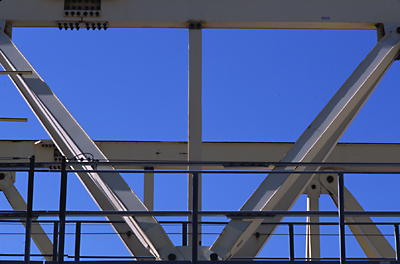
#> input picture exercise_2/gantrycrane.png, 400 x 264 px
$ jupyter execute exercise_2a.ipynb
#> lines starting #> are read from the running program, lines starting #| are printed output that depends on the picture; after the words box and inside, x2 and y2 are one past the last pixel; in counts of white or black regions, pixels touching at a corner belong together
<center>
<a href="https://www.vision.rwth-aachen.de/"></a>
</center>

# Computer Vision Exercises

**Assistants:**
<br>
George Lydakis &lt;lydakis@vision.rwth-aachen.de&gt;
<br>
Lucas Nunes &lt;nunes@vision.rwth-aachen.de&gt;

The assignments are **not mandatory and do not give bonus points for the exam**! The contents are relevant for the exam, though.

Make sure you fill in any place in *code cells* that says:
```python
# YOUR CODE HERE
raise NotImplementedError()
```

Make sure you fill in any place in *text cells* that says:
<br>

`YOUR ANSWER HERE`

### Submission:

⏰ Due date: 2026-05-18 23:59:00

**Important**:
Follow the instructions below when submitting your attempt.\
Submissions not following these instructions will not be graded.

1. Add the names and matriculation numbers of all team members below. Only **one team member should upload** the solutions.
2. **Use jupyter**. Other notebook-editing software (e.g. VSCode, pycharm) might corrupt the notebook files and could have issues with displaying matplotlib interactively.
3. **Do not remove, modify or duplicate** any given cells, except those in which you need to fill in your implementation. You can add new cells in order to present additional texts or plots.
4. **Restart the kernel and re-run the whole notebook** once before submission. After this step, the cell id should be incremental from top to bottom, and all plots should be displayed.
5. **Submit only the `.ipynb` files**, do not upload archives (zip, rar, tar, etc.), images or datasets.
6. **Do not change the filenames** of the `.ipynb` files.

Team members (names and matriculation numbers):
*
*
*
*

This exercise consists of three parts in three notebooks:
1. Edge Detection
2. Graph Cut Segmentation
3. Sliding Window Detection

# Edge Detection
In this part we will create a simple edge detector.

Note: We will use `gauss`, `gaussdx`, `gauss_derivs` and `image_gradients_polar` from the first exercise.

[cell 1]
# Some imports and convenience functions.

import numpy as np
from scipy import ndimage
import matplotlib.pyplot as plt
import cv2
import imageio


def gauss(x, sigma):
    return 1 / (np.sqrt(2 * np.pi) * sigma) * np.exp(-(x**2) / (2 * sigma**2))


def gaussdx(x, sigma):
    return -1.0 / np.sqrt(2.0 * np.pi) / sigma**3 * x * np.exp(-(x**2) / 2.0 / sigma**2)


def gauss_derivs(image, sigma):
    kernel_radius = int(3.0 * sigma)
    x = np.arange(-kernel_radius, kernel_radius + 1)[np.newaxis]

    G = gauss(x, sigma)
    D = gaussdx(x, sigma)

    image_dx = convolve_with_two(image, D, G.T)
    image_dy = convolve_with_two(image, G, D.T)
    return image_dx, image_dy


def image_gradients_polar(image, sigma):
    grad_dx, grad_dy = gauss_derivs(image, sigma)
    magnitude = np.sqrt(grad_dx**2.0 + grad_dy**2.0)
    direction = np.arctan2(grad_dy, grad_dx)
    return magnitude, direction


def convolve_with_two(image, kernel1, kernel2):
    """Apply two filters, one after the other."""
    image = ndimage.convolve(image, kernel1)
    image = ndimage.convolve(image, kernel2)
    return image


def plot_multiple(
    images, titles, colormap="gray", max_columns=np.inf, imsize=4, share_axes=True
):
    """Plot multiple images as subplots on a grid."""
    assert len(images) == len(titles)
    n_images = len(images)
    n_cols = min(max_columns, n_images)
    n_rows = int(np.ceil(n_images / n_cols))
    fig, axes = plt.subplots(
        n_rows,
        n_cols,
        figsize=(n_cols * imsize, n_rows * imsize),
        squeeze=False,
        sharex=share_axes,
        sharey=share_axes,
    )

    axes = axes.flat
    # Hide subplots without content
    for ax in axes[n_images:]:
        ax.axis("off")

    if not isinstance(colormap, (list, tuple)):
        colormaps = [colormap] * n_images
    else:
        colormaps = colormap

    for ax, image, title, cmap in zip(axes, images, titles, colormaps):
        ax.imshow(image, cmap=cmap)
        ax.set_title(title)

    fig.tight_layout()

Write a function ``get_edges`` that returns a binary image ``edge`` from an input image where the color of each pixel $p$ is selected as follows (for a given threshold ``theta``):
\begin{eqnarray}
    \hat p &=&
    \begin{cases}
        1, &\text{ if }\left|\operatorname{grad}(\mathtt{img})\right|(p) \geq \theta\\
        0, &\text{ else}
    \end{cases}
\end{eqnarray}
Experiment with the function ``get_edges`` on the example images.
Try to get good edge images for different values of ``sigma``.
What difficulties do you observe when selecting ``sigma`` and ``theta``?

[cell 2]
# POINTS: 1

def get_edges(image, sigma, theta):
    # YOUR CODE HERE
    magnitude, direction = image_gradients_polar(image,sigma)
    edge = (magnitude >= theta).astype(np.float32)
    return edge

[cell 3]
color_im = imageio.v2.imread("gantrycrane.png")
#> color_im is the input picture: shape (264, 400, 3); mean R, G, B 73.3, 93.1, 147.3
gray_im = cv2.cvtColor(color_im, cv2.COLOR_RGB2GRAY).astype(np.float32)
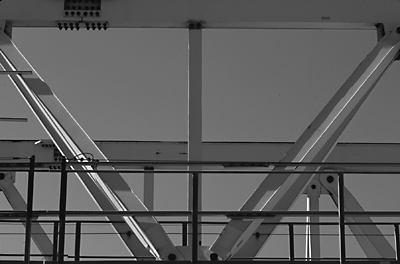
#> gray_im: shape (264, 400) float32; min 0, max 255, mean 93.4
plot_multiple([gray_im], ["Image"])
#> in plot_multiple, `n_images = len(images)`: n_images = 1
#> in plot_multiple, `colormaps = [colormap] * n_images`: colormaps = ['gray']
#> the loop in plot_multiple, `for ax, image, title, cmap in zip(axes, images, titles, colormaps):` made 1 pass

sigmas = [1, 2]
thetas = [1, 2, 5, 10, 20, 40, 60]

images = []
titles = []
for sigma in sigmas:
    for theta in thetas:
        edges = get_edges(gray_im, sigma, theta)
        images.append(edges)
        titles.append(f"sigma={sigma}, theta={theta}")
#> this loop made 2 passes
#> pass 1, in convolve_with_two (call 2), `image = ndimage.convolve(image, kernel2)`:
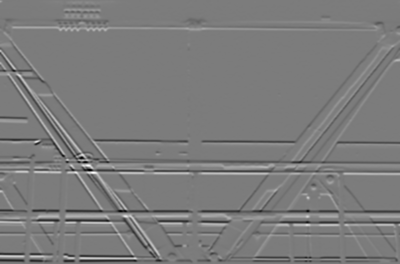
#> image: shape (264, 400) float32; min -71.2, max 75.01, mean -0.2; drawn with min black and max white
#> after the loop, images = 14 items; titles = 14 items, first 6: 'sigma=1, theta=1', 'sigma=1, theta=2', 'sigma=1, theta=5', 'sigma=1, theta=10', 'sigma=1, theta=20', 'sigma=1, theta=40'

plot_multiple(images, titles, max_columns=7, imsize=2)
#> the loop in plot_multiple (call 2), `for ax, image, title, cmap in zip(axes, images, titles, colormaps):` made 14 passes
#> title on passes 1 to 12: 'sigma=1, theta=1', 'sigma=1, theta=2', 'sigma=1, theta=5', 'sigma=1, theta=10', 'sigma=1, theta=20', 'sigma=1, theta=40', 'sigma=1, theta=60', 'sigma=2, theta=1', 'sigma=2, theta=2', 'sigma=2, theta=5', 'sigma=2, theta=10', 'sigma=2, theta=20'
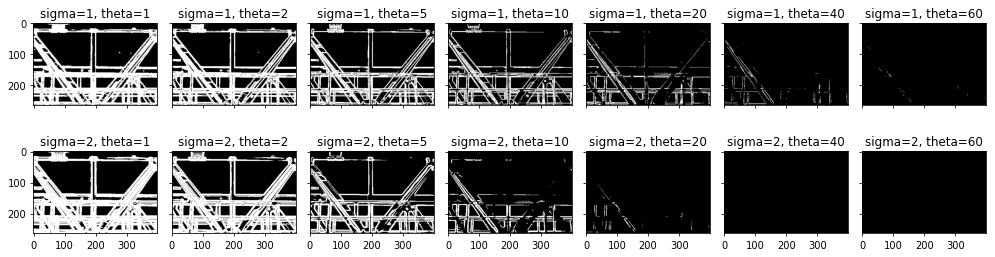
#> figure drawn by matplotlib, 14 panels

Using the above function, returned edges are still several pixels wide.
In practice, this is often not desired.
Create a function ``get_edges_with_nms`` that extends ``get_edges`` by using `nms_for_edges` to suppress non-maximum points along the gradient direction.

We only expect a simplified implementation which does not interpolate between neighboring pixel values in order to look up the real magnitude along the gradient direction.
Such an interpolation would be crucial to obtain the necessary robustness for an actual implementation.
We leave it out for better readability, since the interpolation involves some extra effort in order to deal with all special cases (e.g. exactly horizontal or vertical gradients).
If you feel motivated, you can try to add this step to make the function more robust.

[cell 4]
# POINTS: 4

def nms_for_edges(grad_mag, grad_dir):
    result = np.zeros_like(grad_mag)

    # Pre-define pixel index offset along different orientation
    offsets_x = [-1, -1, 0, 1, 1, 1, 0, -1, -1]
    offsets_y = [0, -1, -1, -1, 0, 1, 1, 1, 0]
    height, width = grad_mag.shape
    for y in range(1, height - 1):
        for x in range(1, width - 1):
            # YOUR CODE HERE
            angle = grad_dir[y,x]

            # convert angle to sector index [0...7]
            direction = int(np.round(angle/(np.pi/4)))%8
            dx = offsets_x[direction]
            dy = offsets_y[direction]

            current = grad_mag[y, x]
            neighbour1 = grad_mag[y+dy, x+dx]
            neighbour2 = grad_mag[y-dy, x-dx]

            if current >= neighbour1 and current >= neighbour2:
                       result[y, x] = current

    return result

Another problem is that suitable values for ``theta`` may vary substantially between images.
Extend the function ``get_edges_with_nms`` such that the threshold $\theta \in [0,1]$ is defined relative to the maximal gradient magnitude value in the image.

[cell 5]
# POINTS: 1

def get_edges_with_nms(image, sigma, theta):
    grad_mag, grad_dir = image_gradients_polar(image,sigma)

    suppressed = nms_for_edges(grad_mag, grad_dir)

    edge = (suppressed >= theta).astype(np.float32)

    return edge

[cell 6]
edges1 = get_edges(gray_im, sigma=2, theta=5)
#> in image_gradients_polar (call 15), `direction = np.arctan2(grad_dy, grad_dx)`:
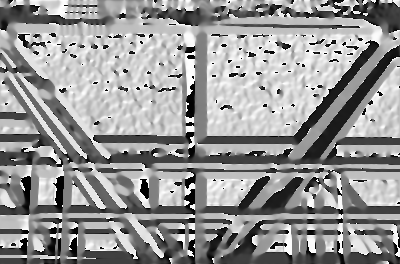
#> direction: shape (264, 400) float32; min -3.14, max 3.14, mean 0.585; drawn with min black and max white
#> in get_edges (call 15), `edge = (magnitude >= theta).astype(np.float32)`:
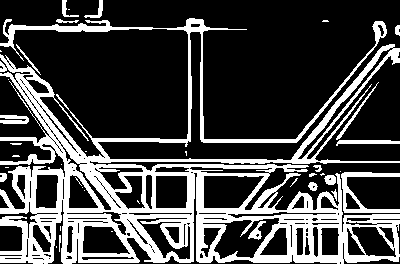
#> edge: shape (264, 400) float32; values 0 (black) and 1 (white), 27.6% white; 38 white regions (19 under 20 px), largest, box (x1, y1, x2, y2) and area: (0, 18, 400, 264) 26846, (341, 172, 400, 213) 712, (336, 140, 400, 146) 244
edges2 = get_edges_with_nms(
    gray_im, sigma=2, theta=0.17
)  # 0.17 corresponds to an absolute threshold of 5
#> after the loop in nms_for_edges, `for y in range(1, height - 1):`:
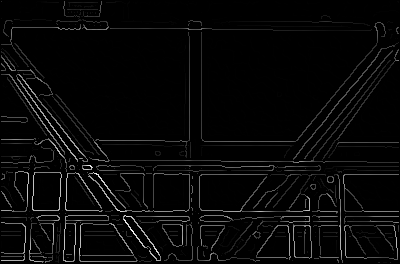
#> result: shape (264, 400) float32; min 0, max 30.36, mean 1; drawn with min black and max white
#> in get_edges_with_nms, `edge = (suppressed >= theta).astype(np.float32)`:
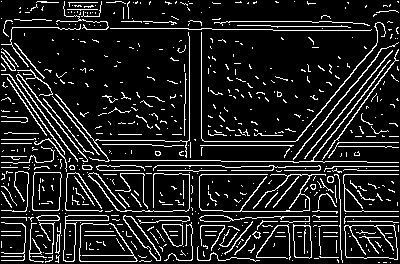
#> edge: shape (264, 400) float32; values 0 (black) and 1 (white), 12.6% white in thin lines or dots

plot_multiple([edges1, edges2], ["get_edges", "get_edges_with_nms"], imsize=6)

The function ``get_edges`` you implemented is a simplified version of the Canny edge detection pipeline.
The main step that is still missing is the edge following with hysteresis thresholding.
The idea here is that instead of applying a single threshold over the entire image, the edge detector works with two different thresholds ``theta_high`` and ``theta_low``.
It starts with an edge pixel with a value above ``theta_high`` and then follows the contour in the direction orthogonal to the gradient until the pixel value falls below ``theta_low``.
Each pixel visited along the way is labeled as an edge.
The procedure is repeated until no further pixel above ``theta_high`` remains.

Try writing a function ``my_canny`` that implements this procedure.
Don't worry about efficiency for the moment.
The following hints may help you:
- You can create a boolean array ``visited`` for already visited and yet-to-visit image pixels. Since we are not interested in pixels below the low threshold you can mark them as visited. In another boolean array you can flag the pixels that serve as starting points for line following.
- You can also avoid having to deal with special cases along the image borders by creating a 1-pixel boundary where the ``visited`` flag is set to ``true``.
- The actual edge following part is most easily implemented as a recursive procedure. In most cases, you will have the option to choose between several possible continuation points. Again, the easiest way is to try all of them in sequence (or even all 8 neighbors) and let the recursive procedure (together with the ``visited`` flags) do the rest.

[cell 7]
# POINTS: 5

def my_canny(image, sigma, theta_low, theta_high):
    # Compute gradient, apply non-maximum suppression
    # YOUR CODE HERE
    grad_mag, grad_dir = image_gradients_polar(image, sigma)
    grad_mag = nms_for_edges(grad_mag, grad_dir)

    # Compute absolute threshold relative to max value
    max_val = np.max(grad_mag)
    theta_low_abs = theta_low * max_val
    theta_high_abs = theta_high * max_val

    # Initialize flags
    # Declare all pixels below the low threshold as visited
    # so edges are not followed there
    visited = grad_mag < theta_low_abs

    # Mark boundary pixels as visited
    visited[:, 0] = 1
    visited[:, -1] = 1
    visited[0, :] = 1
    visited[-1, :] = 1

    # Output image
    image_out = np.zeros_like(image)

    def follow_edge(x, y):
        visited[y, x] = True
        image_out[y, x] = 255

        # Pre-define pixel index offset along different orientation
        offsets_x = [-1, -1, 0, 1, 1, 1, 0, -1]
        offsets_y = [0, -1, -1, -1, 0, 1, 1, 1]

        for ox, oy in zip(offsets_x, offsets_y):
            # Note: `visited` is already True for points
            # below the low threshold.

            # YOUR CODE HERE
            nx = x + ox
            ny = y + oy

            if not visited[ny, nx]:
                follow_edge(nx, ny)

    is_high = grad_mag >= theta_high_abs
    # Main loop
    for x in range(image.shape[1]):
        for y in range(image.shape[0]):
            # YOUR CODE HERE
            if is_high[y, x] and not visited[y,x]:
                follow_edge(x, y)

    return image_out

OpenCV provides a built-in function that implements the Canny edge detector.
Try ``cv2.Canny`` on the provided example images and compare the results to those of your implementation.
Note: the implementation of ``cv2.Canny`` does not include blurring the image as we did.
So apply ``cv2.GaussianBlur`` on the image, before passing it to ``cv2.Canny``.

[cell 8]
edge_canny = my_canny(gray_im, sigma=2, theta_low=0.1, theta_high=0.3)
#> in my_canny, `max_val = np.max(grad_mag)`: max_val = 30.36
#> in my_canny, `theta_low_abs = theta_low * max_val`: theta_low_abs = 3.04
#> in my_canny, `theta_high_abs = theta_high * max_val`: theta_high_abs = 9.11
#> in my_canny, `visited = grad_mag < theta_low_abs`:
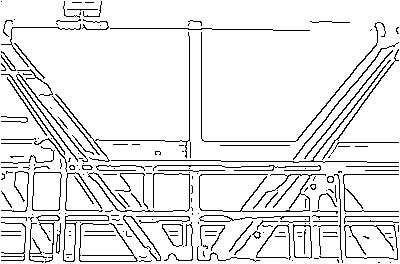
#> visited: shape (264, 400) bool; 90.9% white; black in thin lines or dots
#> in my_canny, `is_high = grad_mag >= theta_high_abs`: is_high: shape (264, 400) bool; 4.7% white in thin lines or dots
#> edge_canny: shape (264, 400) float32; 7.6% white in thin lines or dots

blurred_cv = cv2.GaussianBlur(gray_im, ksize=(7, 7), sigmaX=2)
edge_canny_cv = cv2.Canny(blurred_cv.astype(np.uint8), 39, 72, L2gradient=True).astype(
    np.float32
)
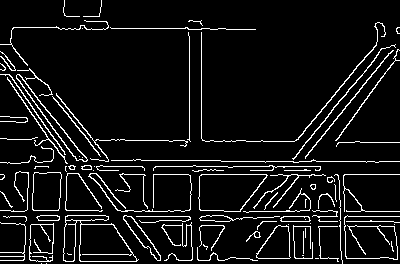
#> edge_canny_cv: shape (264, 400) float32; 7.6% white in thin lines or dots

plot_multiple(
    [edge_canny, edge_canny_cv, edge_canny - edge_canny_cv],
    ["my_canny", "cv2.Canny", "Difference"],
    imsize=5,
)
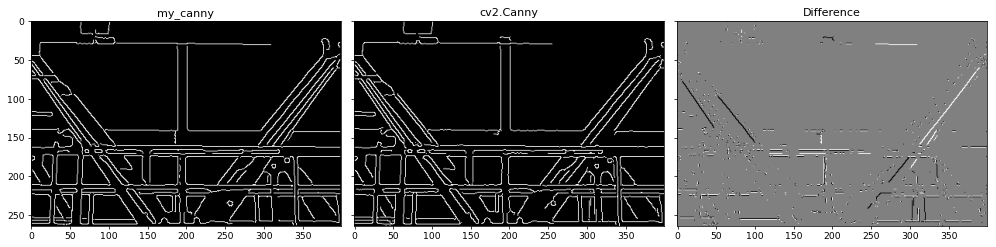
#> figure drawn by matplotlib, 3 panels

$ run again, with exercise_2/lotus320.jpg saved as exercise_2/gantrycrane.png
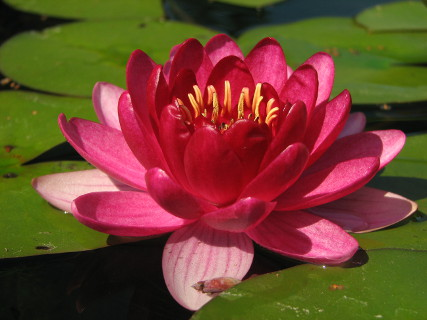
#> input picture exercise_2/lotus320.jpg, 427 x 320 px
#> color_im is the input picture: shape (320, 427, 3); mean R, G, B 112.3, 67.9, 45.8
#> n_images = 1
#> colormaps = ['gray']
#> the loop in plot_multiple, `for ax, image, title, cmap in zip(axes, images, titles, colormaps):` made 1 pass
#> the loop `for sigma in sigmas:` made 2 passes
#> after the loop `for sigma in sigmas:`: images = 14 items; titles = 14 items, first 6: 'sigma=1, theta=1', 'sigma=1, theta=2', 'sigma=1, theta=5', 'sigma=1, theta=10', 'sigma=1, theta=20', 'sigma=1, theta=40'
#> the loop in plot_multiple (call 2), `for ax, image, title, cmap in zip(axes, images, titles, colormaps):` made 14 passes
#> title on passes 1 to 8: 'sigma=1, theta=1', 'sigma=1, theta=2', 'sigma=1, theta=5', 'sigma=1, theta=10', 'sigma=1, theta=20', 'sigma=1, theta=40', 'sigma=1, theta=60', 'sigma=2, theta=1'
#> in get_edges_with_nms, `edge = (suppressed >= theta).astype(np.float32)`:
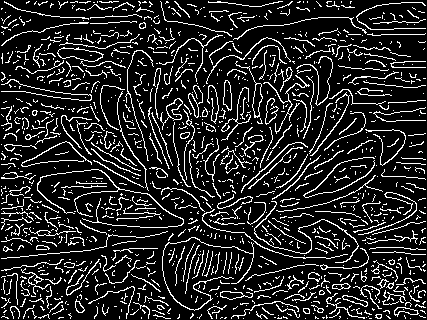
#> edge: shape (320, 427) float32; values 0 (black) and 1 (white), 15.1% white in thin lines or dots
#> max_val = 29.89
#> theta_low_abs = 2.99
#> theta_high_abs = 8.97
#> visited: shape (320, 427) bool; 93.7% white; black in thin lines or dots
#> is_high: shape (320, 427) bool; 2.8% white in thin lines or dots
#> edge_canny: shape (320, 427) float32; 4.5% white in thin lines or dots
#> edge_canny_cv: shape (320, 427) float32; 4.2% white in thin lines or dots
#> `[cell 8] edge_canny = my_canny(gray_im, sigma=2, theta_low=0.1, theta_..`:
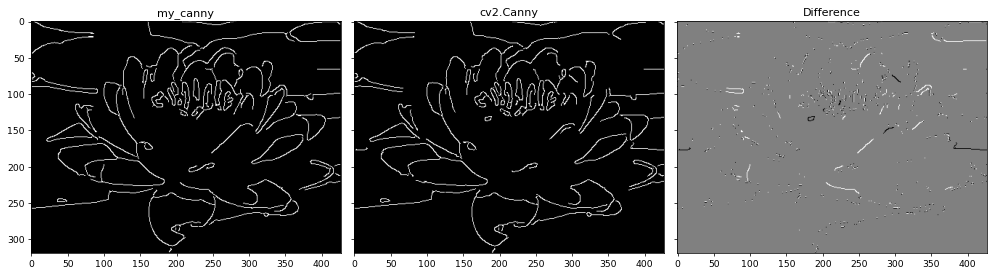
#> figure drawn by matplotlib, 3 panels
